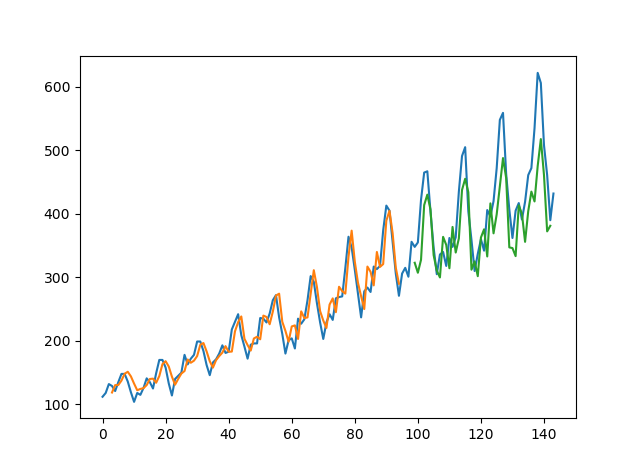

This figure's Python source:
# Stacked LSTM for international airline passengers problem with memory
import numpy
import matplotlib.pyplot as plt
from pandas import read_csv
import math
from keras.models import Sequential
from keras.layers import Dense
from keras.layers import LSTM
from sklearn.preprocessing import MinMaxScaler
from sklearn.metrics import mean_squared_error
# convert an array of values into a dataset matrix
def create_dataset(dataset, look_back=1):
	dataX, dataY = [], []
	for i in range(len(dataset)-look_back-1):
		a = dataset[i:(i+look_back), 0]
		dataX.append(a)
		dataY.append(dataset[i + look_back, 0])
	return numpy.array(dataX), numpy.array(dataY)
# fix random seed for reproducibility
numpy.random.seed(7)
# load the dataset
dataframe = read_csv('international-airline-passengers.csv', usecols=[1], engine='python', skipfooter=3)
dataset = dataframe.values
dataset = dataset.astype('float32')
# normalize the dataset
scaler = MinMaxScaler(feature_range=(0, 1))
dataset = scaler.fit_transform(dataset)
# split into train and test sets
train_size = int(len(dataset) * 0.67)
test_size = len(dataset) - train_size
train, test = dataset[0:train_size,:], dataset[train_size:len(dataset),:]
# reshape into X=t and Y=t+1
look_back = 3
trainX, trainY = create_dataset(train, look_back)
testX, testY = create_dataset(test, look_back)
# reshape input to be [samples, time steps, features]
trainX = numpy.reshape(trainX, (trainX.shape[0], trainX.shape[1], 1))
testX = numpy.reshape(testX, (testX.shape[0], testX.shape[1], 1))
# create and fit the LSTM network
batch_size = 1
model = Sequential()
model.add(LSTM(4, batch_input_shape=(batch_size, look_back, 1), stateful=True, return_sequences=True))
model.add(LSTM(4, batch_input_shape=(batch_size, look_back, 1), stateful=True))
model.add(Dense(1))
model.compile(loss='mean_squared_error', optimizer='adam')
for i in range(100):
	model.fit(trainX, trainY, epochs=1, batch_size=batch_size, verbose=2, shuffle=False)
	model.reset_states()
# make predictions
trainPredict = model.predict(trainX, batch_size=batch_size)
model.reset_states()
testPredict = model.predict(testX, batch_size=batch_size)
# invert predictions
trainPredict = scaler.inverse_transform(trainPredict)
trainY = scaler.inverse_transform([trainY])
testPredict = scaler.inverse_transform(testPredict)
testY = scaler.inverse_transform([testY])
# calculate root mean squared error
trainScore = math.sqrt(mean_squared_error(trainY[0], trainPredict[:,0]))
print('Train Score: %.2f RMSE' % (trainScore))
testScore = math.sqrt(mean_squared_error(testY[0], testPredict[:,0]))
print('Test Score: %.2f RMSE' % (testScore))
# shift train predictions for plotting
trainPredictPlot = numpy.empty_like(dataset)
trainPredictPlot[:, :] = numpy.nan
trainPredictPlot[look_back:len(trainPredict)+look_back, :] = trainPredict
# shift test predictions for plotting
testPredictPlot = numpy.empty_like(dataset)
testPredictPlot[:, :] = numpy.nan
testPredictPlot[len(trainPredict)+(look_back*2)+1:len(dataset)-1, :] = testPredict
# plot baseline and predictions
plt.plot(scaler.inverse_transform(dataset))
plt.plot(trainPredictPlot)
plt.plot(testPredictPlot)
plt.show()
